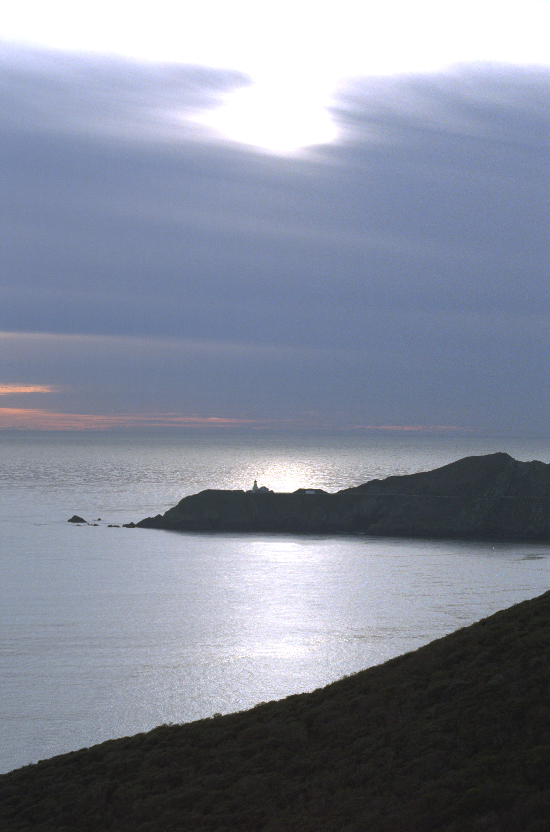
#> input picture hdr-bilder/Bonita/Bonita_00512.png, 550 x 832 px
$ python somloskloning.py
#> lines starting #> are read from the running program, lines starting #| are printed output that depends on the picture; pictures that were not available may be replaced by others from this repository, and a replacement may not be noted
### src/Poisson.py
import numpy as np
import imageio
import matplotlib.pyplot as plt

iter = 50

def poisson(u_0, n, h=None, lam=None, rand='dericle', mask=None, mode=None, laplace=None, k=1):
    """
    Poisson equation solver implmentation using explicit method
    :param u_0: Initil condition value (initial image)
    :param n: number of iterations
    :param h: optionally specified parameter for controlling the poisson solving result (data attachment)
    :param lam: Optional parameter used with blurring to specify maximal blur
    :param rand: Specifies which rand condition type to use, supported are Derichlet and Neumann. (Derichelt is default)
    :param mask: Optionally specified parameter which allows to mask part of a image so that poisson solving wont affect masked part
    :param mode: (Optional) Specifies mode in which poisson equation is used (only supported mode is "kf" - contrast enhancing)
    :param laplace: Optional parameter to specify laplace of the image
    :param k: Optional, contrast enhancing value used with "kf" mode
    :return:
    """
    d_x = 1
    d_t = 0.25
    alpha = d_t / (d_x ** 2)

    u = np.zeros((u_0.shape[0], u_0.shape[1], n+1))

    u[:, :, 0] = u_0

    if h is None:
        h = np.zeros((u_0.shape[0], u_0.shape[1]))

    if mode == 'kf' and laplace is not None:
        h = k * laplace

    for i in range(n):

        if lam is not None:
            h = lam * (u[:, :, i] - u[:, :, 0])

        u[1:-1, 1:-1, i + 1] = u[1:-1, 1:-1, i] + alpha * (u[:-2, 1:-1, i] + u[2:, 1:-1, i] + u[1:-1, :-2, i] + u[1:-1, 2:, i] - (4 * u[1:-1, 1:-1, i])) - d_t * h[1:-1, 1:-1]
        if rand == 'dericle':
            u[:, 0, i + 1] = u[:, 0, i]
            u[:, -1, i + 1] = u[:, -1, i]
            u[0, :, i + 1] = u[0, :, i]
            u[-1, :, i + 1] = u[-1, :, i]
        elif rand == 'neuman':
            u[0, 0, i+1] = u[0, 0, i] + alpha * ((2 * u[0, 1, i]) +  (2 * u[1, 0, i]) - (4 * u[0, 0, i])) - d_t * h[0, 0]
            u[-1, 0, i + 1] = u[-1, 0, i] + alpha * ((2 * u[-2, 0, i]) + (2 * u[-1, 1, i]) - (4 * u[-1, 0, i])) - d_t * h[-1, 0]
            u[0, -1, i + 1] = u[0, -1, i] + alpha * ((2 * u[0, -2, i]) + (2 * u[1, -1, i]) - (4 * u[0, -1, i])) - d_t * h[0, -1]
            u[-1, -1, i + 1] = u[-1, -1, i] + alpha * ((2 * u[0, -2, i]) + (2 * u[-2, -1, i]) - (4 * u[-1, -1, i])) - d_t * h[-1, -1]
            u[1:-1, 0, i + 1] = u[1:-1, 0, i] + alpha * ((2 * u[1:-1, 1, i]) + u[:-2, 0, i] + u[2:, 0, i] - (4 * u[1:-1, 0, i])) - d_t * h[1:-1, 0]
            u[1:-1, -1, i + 1] = u[1:-1, -1, i] + alpha * ((2 * u[1:-1, -2, i]) + u[:-2, -1, i] + u[2:, -1, i] - (4 * u[1:-1, -1, i])) - d_t * h[1:-1, -1]
            u[0, 1:-1, i + 1] = u[0, 1:-1, i] + alpha * ((2 * u[1, 1:-1, i]) + u[0, :-2, i] + u[0, 2:, i] - (4 * u[0, 1:-1, i])) - d_t * h[0, 1:-1]
            u[-1, 1:-1, i + 1] = u[-1, 1:-1, i] + alpha * ((2 * u[-2, 1:-1, i]) + u[-1, :-2, i] + u[-1, 2:, i] - (4 * u[-1, 1:-1, i])) - d_t * h[-1, 1:-1]
        u[:, :, i+1] = np.clip(u[:, :, i+1], 0, 1)
        print(i)
        if mask is not None:
            f_u = u[:, :, i+1]
            f_u[np.invert(mask[:, :])] = u_0[np.invert(mask[:, :])]
            u[:, :, i+1] = f_u


    return u


# [9 lines that do not run on import are left out]

### src/somloskloning.py
import numpy as np
import imageio
import Poisson as poi
import matplotlib.pyplot as plt
from scipy import ndimage

iter = 50

img = imageio.imread('../hdr-bilder/Bonita/Bonita_00512.png')
#> img is the input picture: shape (832, 550, 3); mean R, G, B 131.8, 137.8, 153.1
print(img.shape)
#| (832, 550, 3)
img = np.sum(img.astype(float), 2) / (3 * 255)
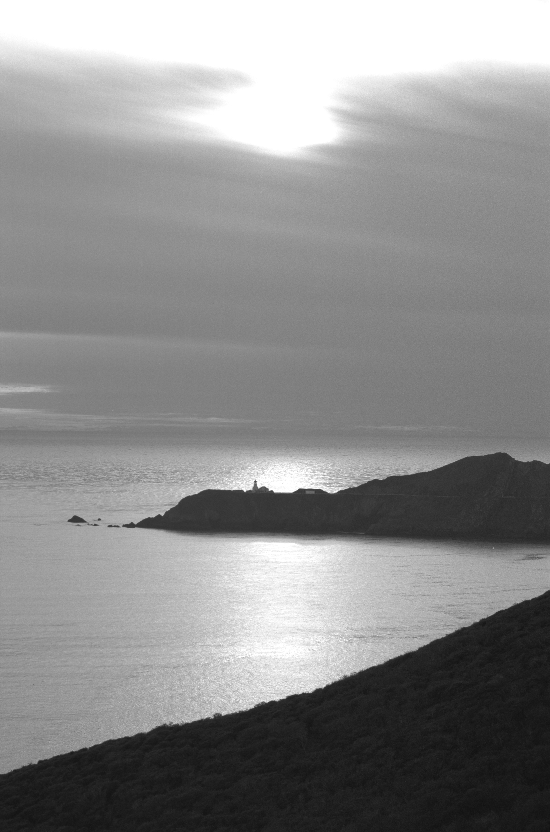
#> img: shape (832, 550) float64; min 0.068, max 1, mean 0.553

img2 = imageio.imread('make.png')
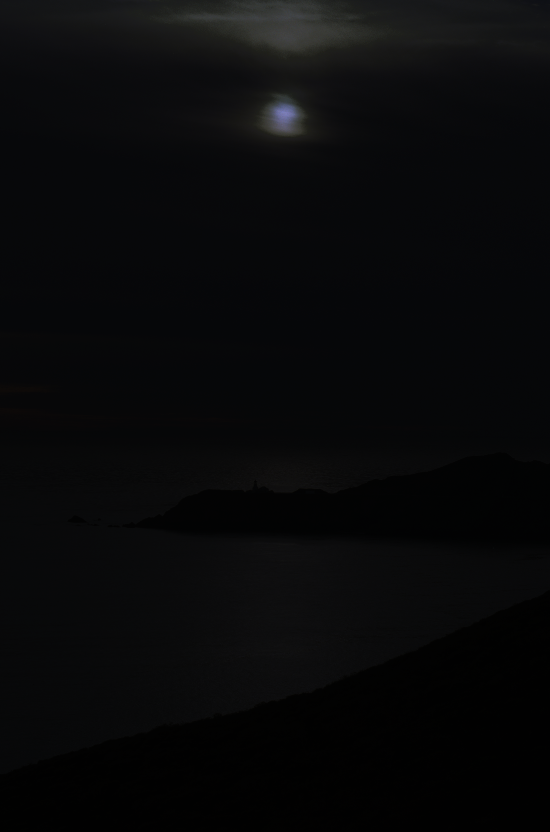
#> input picture hdr-bilder/Bonita/Bonita_00001.png, 550 x 832 px, given in place of make.png, which was not available
#> img2 is the input picture: shape (832, 550, 3); mean R, G, B 8.8, 9.2, 10.1
print(img2.shape)
#| (832, 550, 3)
img2 = np.sum(img2.astype(float), 2) / (3 * 255)
#> img2: shape (832, 550) float64

x1 = 100
y1 = 100
x2 = 150
y2 = 150

x11 = 200
y11 = 200

laplace = ndimage.laplace(img2)
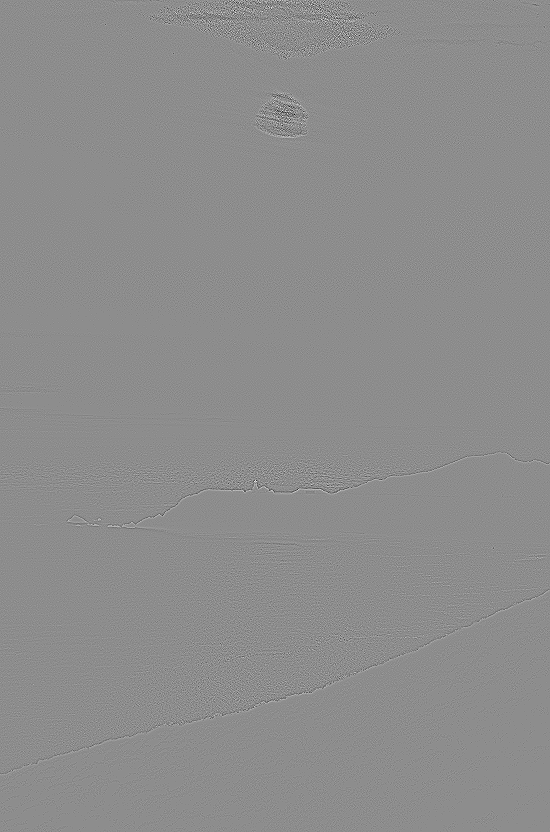
#> laplace: shape (832, 550) float64; min -0.115, max 0.0928, mean -6.94e-19; drawn with min black and max white

laplace_o1 = laplace[y1:y2, x1:x2]
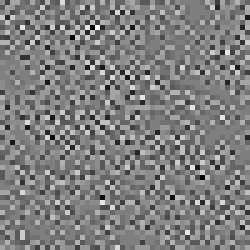
#> laplace_o1: shape (50, 50) float64 (shown 5 times larger); min -0.0131, max 0.0131, mean 5.23e-06; drawn with min black and max white
img_to = img[y11:(y11+img2.shape[0]), x11:(x11+img2.shape[1])]
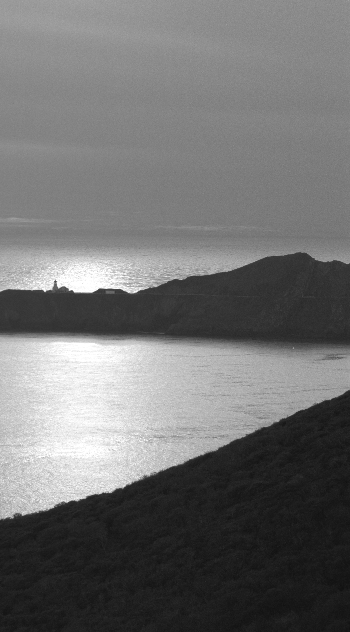
#> img_to: shape (632, 350) float64; min 0.068, max 1, mean 0.443

trans = poi.poisson(img_to, iter, h=laplace)
#> (the run stopped early here; a loop or call above may not have finished)
